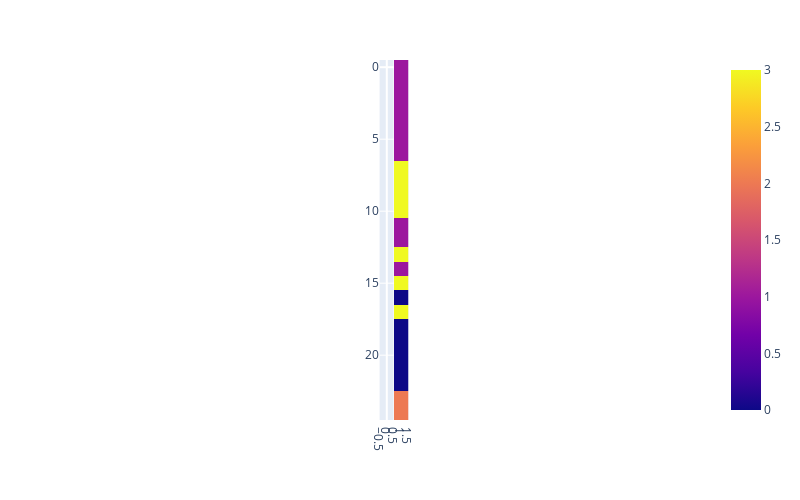

Source (notebook cell):
### Code cell
import plotly.offline as pyo
import plotly.express as px
data1 = milk[['Animals','y_km']]
fig = px.imshow(data1,width=800 ,height = 500)
fig.show()

### Figure 1 — Plotly figure (JSON) as saved in the notebook; plotly's stock layout.template omitted (floating-point values rounded to 4 significant figures)
{"data": [{"coloraxis": "coloraxis", "type": "heatmap", "z": [["HORSE", 1], ["ORANGUTAN", 1], ["MONKEY", 1], ["DONKEY", 1], ["HIPPO", 1], ["CAMEL", 1], ["BISON", 1], ["BUFFALO", 3], ["GUINEA PIG", 3], ["CAT", 3], ["FOX", 3], ["LLAMA", 1], ["MULE", 1], ["PIG", 3], ["ZEBRA", 1], ["SHEEP", 3], ["DOG", 0], ["ELEPHANT", 3], ["RABBIT", 0], ["RAT", 0], ["DEER", 0], ["REINDEER", 0], ["WHALE", 0], ["SEAL", 2], ["DOLPHIN", 2]]}], "layout": {"coloraxis": {"colorscale": [[0, "#0d0887"], [0.1111, "#46039f"], [0.2222, "#7201a8"], [0.3333, "#9c179e"], [0.4444, "#bd3786"], [0.5556, "#d8576b"], [0.6667, "#ed7953"], [0.7778, "#fb9f3a"], [0.8889, "#fdca26"], [1, "#f0f921"]]}, "height": 500, "margin": {"t": 60}, "width": 800, "xaxis": {"constrain": "domain", "scaleanchor": "y"}, "yaxis": {"autorange": "reversed", "constrain": "domain"}}}
